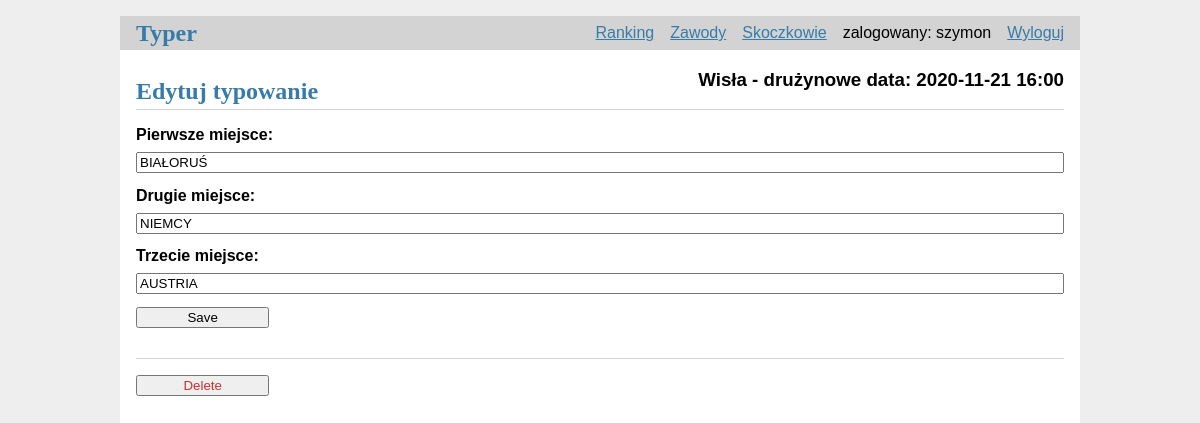
/1/update (signed in), run on an earlier commit of the app's database.
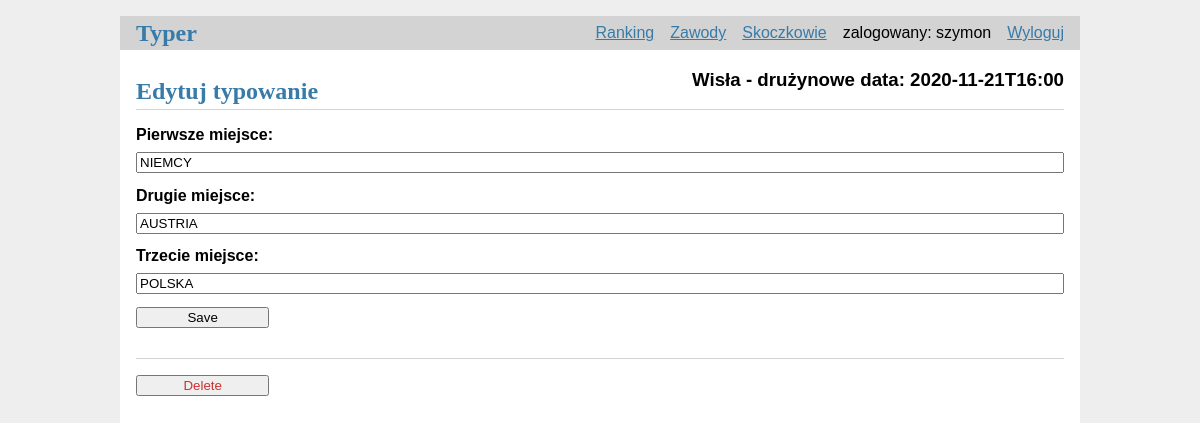
And on a later commit of the database.
### tables this page shows
CREATE TABLE tournaments(
    id INTEGER PRIMARY KEY AUTOINCREMENT,
    place TEXT NOT NULL,
    type TEXT NOT NULL,
    date_time DATETIME NOT NULL,
    first_place TEXT NOT NULL DEFAULT "TBA",
    second_place TEXT NOT NULL DEFAULT "TBA",
    third_place TEXT NOT NULL DEFAULT "TBA",
    status TEXT NOT NULL
);

CREATE TABLE bets(
    id INTEGER PRIMARY KEY AUTOINCREMENT,
    user_id INTEGER NOT NULL,
    created TIMESTAMP NOT NULL DEFAULT CURRENT_TIMESTAMP,
    first_place TEXT NOT NULL,
    second_place TEXT NOT NULL,
    third_place TEXT NOT NULL,
    tournament_id INTEGER NOT NULL,
    FOREIGN KEY (user_id) REFERENCES user (id),
    FOREIGN KEY (tournament_id) REFERENCES tournaments (id)
);

### flaskr/typer.py (the view, shortened to what this page needs)
@bp.route('/<int:id>/update', methods=('GET', 'POST'))
@login_required
def update(id):
    post = get_post(id)
    jumpers = get_jumpers(post)
    return render_template('typer/update.html', post=post, jumpers=jumpers)

### flaskr/auth.py (called while the page is built)
@bp.before_app_request
def load_logged_in_user():
    user_id = session.get('user_id')
    if user_id is None:
        g.user = None
    else:
        g.user = get_db().execute(
            'SELECT * FROM user WHERE id = ?', (user_id,)
        ).fetchone()

def login_required(view):
    @functools.wraps(view)
    def wrapped_view(**kwargs):
        if g.user is None:
            return redirect(url_for('auth.login'))
        return view(**kwargs)
    return wrapped_view

### flaskr/db.py (called while the page is built)
def get_db():
    if 'db' not in g:
        g.db = sqlite3.connect(
            current_app.config['DATABASE'],
            detect_types=sqlite3.PARSE_DECLTYPES
        )
        g.db.row_factory = sqlite3.Row
    return g.db

### flaskr/typer.py (called while the page is built)
def check_type_of_tournament(selected_tournament=None):
    if selected_tournament is None:
        type_of_tournament = get_db().execute(
            'SELECT type FROM tournaments WHERE status LIKE "następne"'
        ).fetchone()
        if type_of_tournament['type'] == 'indywidualne':
            return True
    else:
        type_of_tournament = selected_tournament
        if type_of_tournament['type'] == 'indywidualne':
            return True
    return False

### flaskr/templates/typer/update.html (shortened to what this page needs)
{% extends 'base.html' %}
{% block header %}
    <h1>{% block title%}Edytuj typowanie{% endblock %}</h1>
    <h3>{{ post['place'] }} - {{ post['type'] }}
        data: {{  post['date_time']  }}</h3>
{% endblock %}
{% block content %}
    <form method="post">
        <label for="first_place">Pierwsze miejsce:</label>
        <input name="first_place"
               id="first_place"
               list="jumpers"
               value="{{ request.form['first_place'] or post['first_place'] }}"
               required>
        <label for="second_place">Drugie miejsce:</label>
        <input name="second_place"
               id="second_place"
               list="jumpers"
               value="{{ request.form['second_place'] or post['second_place'] }}"
               required>
        <label for="third_place">Trzecie miejsce:</label>
        <input name="third_place"
               id="third_place"
               list="jumpers"
               value="{{ request.form['third_place'] or post['third_place'] }}"
               required>
        <input type="submit" value="Save">
    </form>
    <hr>
    <form action="{{ url_for('typer.delete', id=post['id']) }}" method="post">
        <input class="danger" type="submit" value="Delete" onclick="return confirm('Are you sure');">
    </form>
{% endblock %}

What changed in the data, as far as the page shows it:
changed tournaments "Wisła": date_time "2020-11-21 16:00" → "2020-11-21T16:00"
changed bets "NIEMCY": first_place "BIAŁORUŚ" → "NIEMCY"; second_place "NIEMCY" → "AUSTRIA"; third_place "AUSTRIA" → "POLSKA"
